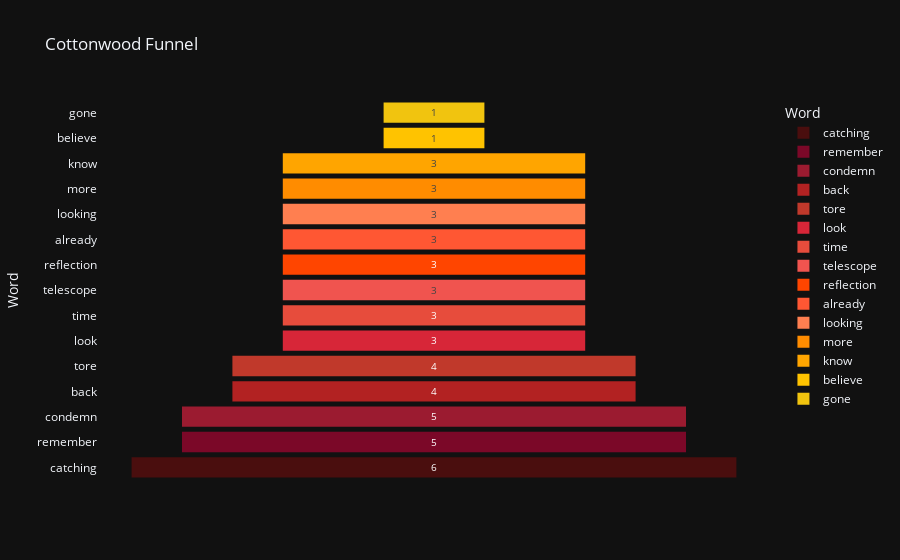

This figure's notebook cell:
### Markdown cell above
### Cottonwood Funnel Chart

### Code cell
df_counts = pd.DataFrame(counts.most_common(15), columns=['Word', 'Count'])

fig = px.funnel(df_counts, x='Count', y='Word',
                title='Cottonwood Funnel',
                color = 'Word',
                color_discrete_sequence=warm_colors)
fig.show()

### Figure 1 — Plotly figure (JSON) as saved in the notebook; plotly's stock layout.template omitted (floating-point values rounded to 4 significant figures)
{"data": [{"hovertemplate": "Word=%{y}<br>Count=%{x}<extra></extra>", "legendgroup": "catching", "marker": {"color": "#4A0E0E"}, "name": "catching", "orientation": "h", "showlegend": true, "x": [6], "xaxis": "x", "y": ["catching"], "yaxis": "y", "type": "funnel"}, {"hovertemplate": "Word=%{y}<br>Count=%{x}<extra></extra>", "legendgroup": "remember", "marker": {"color": "#7B0828"}, "name": "remember", "orientation": "h", "showlegend": true, "x": [5], "xaxis": "x", "y": ["remember"], "yaxis": "y", "type": "funnel"}, {"hovertemplate": "Word=%{y}<br>Count=%{x}<extra></extra>", "legendgroup": "condemn", "marker": {"color": "#9B1B30"}, "name": "condemn", "orientation": "h", "showlegend": true, "x": [5], "xaxis": "x", "y": ["condemn"], "yaxis": "y", "type": "funnel"}, {"hovertemplate": "Word=%{y}<br>Count=%{x}<extra></extra>", "legendgroup": "back", "marker": {"color": "#B22222"}, "name": "back", "orientation": "h", "showlegend": true, "x": [4], "xaxis": "x", "y": ["back"], "yaxis": "y", "type": "funnel"}, {"hovertemplate": "Word=%{y}<br>Count=%{x}<extra></extra>", "legendgroup": "tore", "marker": {"color": "#C0392B"}, "name": "tore", "orientation": "h", "showlegend": true, "x": [4], "xaxis": "x", "y": ["tore"], "yaxis": "y", "type": "funnel"}, {"hovertemplate": "Word=%{y}<br>Count=%{x}<extra></extra>", "legendgroup": "look", "marker": {"color": "#D72638"}, "name": "look", "orientation": "h", "showlegend": true, "x": [3], "xaxis": "x", "y": ["look"], "yaxis": "y", "type": "funnel"}, {"hovertemplate": "Word=%{y}<br>Count=%{x}<extra></extra>", "legendgroup": "time", "marker": {"color": "#E74C3C"}, "name": "time", "orientation": "h", "showlegend": true, "x": [3], "xaxis": "x", "y": ["time"], "yaxis": "y", "type": "funnel"}, {"hovertemplate": "Word=%{y}<br>Count=%{x}<extra></extra>", "legendgroup": "telescope", "marker": {"color": "#F0544F"}, "name": "telescope", "orientation": "h", "showlegend": true, "x": [3], "xaxis": "x", "y": ["telescope"], "yaxis": "y", "type": "funnel"}, {"hovertemplate": "Word=%{y}<br>Count=%{x}<extra></extra>", "legendgroup": "reflection", "marker": {"color": "#FF4500"}, "name": "reflection", "orientation": "h", "showlegend": true, "x": [3], "xaxis": "x", "y": ["reflection"], "yaxis": "y", "type": "funnel"}, {"hovertemplate": "Word=%{y}<br>Count=%{x}<extra></extra>", "legendgroup": "already", "marker": {"color": "#FF5733"}, "name": "already", "orientation": "h", "showlegend": true, "x": [3], "xaxis": "x", "y": ["already"], "yaxis": "y", "type": "funnel"}, {"hovertemplate": "Word=%{y}<br>Count=%{x}<extra></extra>", "legendgroup": "looking", "marker": {"color": "#FF7F50"}, "name": "looking", "orientation": "h", "showlegend": true, "x": [3], "xaxis": "x", "y": ["looking"], "yaxis": "y", "type": "funnel"}, {"hovertemplate": "Word=%{y}<br>Count=%{x}<extra></extra>", "legendgroup": "more", "marker": {"color": "#FF8C00"}, "name": "more", "orientation": "h", "showlegend": true, "x": [3], "xaxis": "x", "y": ["more"], "yaxis": "y", "type": "funnel"}, {"hovertemplate": "Word=%{y}<br>Count=%{x}<extra></extra>", "legendgroup": "know", "marker": {"color": "#FFA500"}, "name": "know", "orientation": "h", "showlegend": true, "x": [3], "xaxis": "x", "y": ["know"], "yaxis": "y", "type": "funnel"}, {"hovertemplate": "Word=%{y}<br>Count=%{x}<extra></extra>", "legendgroup": "believe", "marker": {"color": "#FFC300"}, "name": "believe", "orientation": "h", "showlegend": true, "x": [1], "xaxis": "x", "y": ["believe"], "yaxis": "y", "type": "funnel"}, {"hovertemplate": "Word=%{y}<br>Count=%{x}<extra></extra>", "legendgroup": "gone", "marker": {"color": "#F1C40F"}, "name": "gone", "orientation": "h", "showlegend": true, "x": [1], "xaxis": "x", "y": ["gone"], "yaxis": "y", "type": "funnel"}], "layout": {"xaxis": {"anchor": "y", "domain": [0.0, 1.0], "title": {"text": "Count"}}, "yaxis": {"anchor": "x", "domain": [0.0, 1.0], "title": {"text": "Word"}, "categoryorder": "array", "categoryarray": ["gone", "believe", "know", "more", "looking", "already", "reflection", "telescope", "time", "look", "tore", "back", "condemn", "remember", "catching"]}, "legend": {"title": {"text": "Word"}, "tracegroupgap": 0}, "title": {"text": "Cottonwood Funnel"}}}
